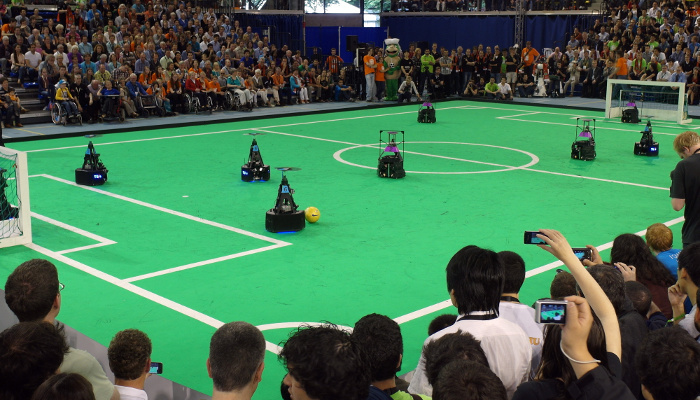
#> input picture camera/experiments/image.jpg, 700 x 400 px
$ python filter.py
#> lines starting #> are read from the running program, lines starting #| are printed output that depends on the picture
### camera/experiments/utils.py
import numpy as np
import cv2
from constants import *
from math import pi, atan2, sqrt, pow


def adjust_gamma(image, gamma=1.0):
    # build a lookup table mapping the pixel values [0, 255] to
    # their adjusted gamma values
    invGamma = 1.0 / gamma
    table = np.array(
        [((i / 255.0) ** invGamma) * 255 for i in np.arange(0, 256)]
    ).astype("uint8")
    # apply gamma correction using the lookup table
    return cv2.LUT(image, table)


# [77 lines left out: functions mask, find_blob, loc, draw, preprocess, detectlines, not called in this run]

### camera/experiments/filter.py
import numpy as np
import cv2
from math import atan2, pow, sqrt, pi
from utils import *


def click(event, x, y, flags, param):
    global mouseX, mouseY
    if event == cv2.EVENT_LBUTTONUP:
        col = hsv[y, x]
        processed = preprocess(frame)
        blob = find_blob(processed)
        cv2.imshow("frame", processed)

        cv2.imshow("result", result)


frame = cv2.imread("image.jpg")
#> frame is the input picture: shape (400, 700, 3); mean B, G, R 81.3, 113.6, 67.2
# frame = cv2.convertScaleAbs(frame, 0, 0.6, 0.3)
frame = adjust_gamma(frame, 0.8)
#> in adjust_gamma, `return cv2.LUT(image, table)`:
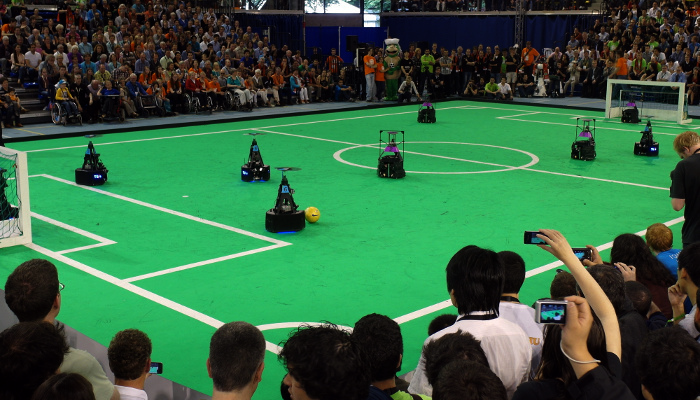
#> returned value: shape (400, 700, 3); mean of channels 0, 1, 2 64.8, 99.9, 51.3; drawn as B, G, R
hsv = cv2.cvtColor(frame, cv2.COLOR_BGR2HSV)
#> hsv: shape (400, 700, 3); mean H, S, V 64.9, 137.9, 106.3
# hsv = cv2.GaussianBlur(hsv, (9, 9), 0)

cv2.namedWindow("frame")
cv2.namedWindow("result")
cv2.setMouseCallback("frame", click)
cv2.imshow("frame", frame)
#> (the run stopped early here; a loop or call above may not have finished)
